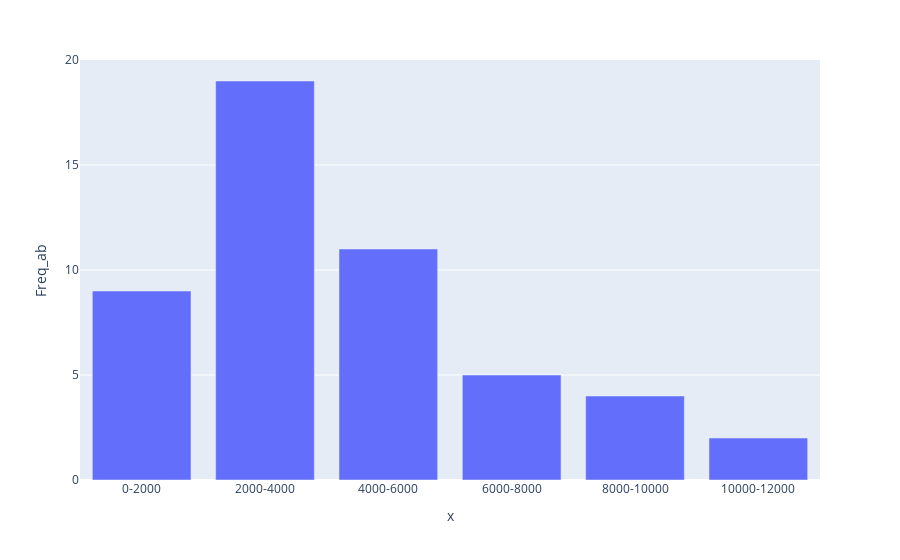

Source (notebook cell):
### Markdown cell above
Plotando o gráfico com as frequências absolutas e os respectivos limites

### Code cell
import plotly.express as px
fig = px.bar(df_freq, x=['0-2000','2000-4000','4000-6000','6000-8000','8000-10000','10000-12000'], y='Freq_ab')
fig.show()

### Figure 1 — Plotly figure (JSON) as saved in the notebook; plotly's stock layout.template omitted (floating-point values rounded to 4 significant figures)
{"data": [{"alignmentgroup": "True", "hovertemplate": "x=%{x}<br>Freq_ab=%{y}<extra></extra>", "legendgroup": "", "marker": {"color": "#636efa", "pattern": {"shape": ""}}, "name": "", "offsetgroup": "", "orientation": "v", "showlegend": false, "textposition": "auto", "type": "bar", "x": ["0-2000", "2000-4000", "4000-6000", "6000-8000", "8000-10000", "10000-12000"], "xaxis": "x", "y": [9, 19, 11, 5, 4, 2], "yaxis": "y"}], "layout": {"barmode": "relative", "legend": {"tracegroupgap": 0}, "margin": {"t": 60}, "xaxis": {"anchor": "y", "domain": [0, 1], "title": {"text": "x"}}, "yaxis": {"anchor": "x", "domain": [0, 1], "title": {"text": "Freq_ab"}}}}
